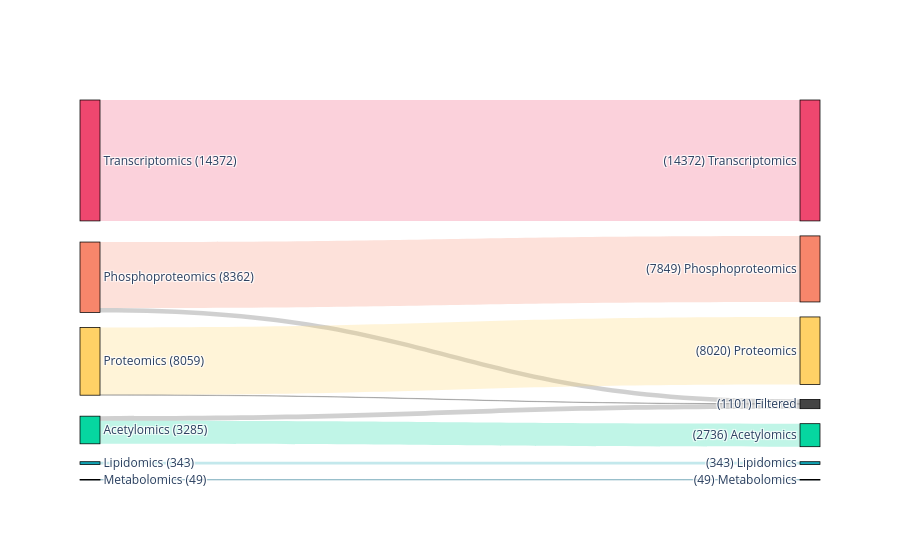

Here is the notebook cell this chart was saved with:
### Markdown cell above
### FLT3-ITDxNPM1

#### Black patients

### Code cell
# select the sample columns
# WT
wt_cols = meta.filter(
    (pl.col("Race") == "Black")
    & ~pl.col("NPM1")
    & ~pl.col("FLT3_ITD")
)["Sample"].to_list()
print(f"{wt_cols=}")
# NPM1
mut_cols = meta.filter(
    (pl.col("Race") == "Black")
    & pl.col("NPM1")
    & pl.col("FLT3_ITD")
)["Sample"].to_list()
print(f"{mut_cols=}")

# save the sample columns
with open(os.path.join(CACHE_DIR, "B_FLT3-ITDxNPM1-WT_cols.pkl"), "wb") as pf:
    pickle.dump((wt_cols, mut_cols), pf)

# subset the omics data
subset = select_subset(combined, wt_cols, mut_cols)

# save the subset to file
subset.write_ipc(os.path.join(CACHE_DIR, "B_FLT3-ITDxNPM1-WT.arrow"))

# display
display(subset)

# report on the number of features in each block
subset.group_by("Block").len().sort("len", descending=True)

# plot feature counts before/after subsetting
plot_filtered_feature_counts(
    combined,
    subset,
    figname=os.path.join(FIGURE_DIR, "block-feature-counts_B_FLT3-ITDxNPM1-WT.png")
)

### Figure 1 — Plotly figure (JSON) as saved in the notebook; plotly's stock layout.template omitted (floating-point values rounded to 4 significant figures)
{"data": [{"arrangement": "freeform", "link": {"color": ["rgba(239, 71, 111, 0.25)", "rgba(68, 68, 68, 0.25)", "rgba(247, 134, 107, 0.25)", "rgba(68, 68, 68, 0.25)", "rgba(255, 209, 102, 0.25)", "rgba(68, 68, 68, 0.25)", "rgba(6, 214, 160, 0.25)", "rgba(68, 68, 68, 0.25)", "rgba(17, 162, 178, 0.25)", "rgba(68, 68, 68, 0.25)", "rgba(11, 101, 132, 0.25)", "rgba(68, 68, 68, 0.25)"], "source": [0, 0, 2, 2, 4, 4, 6, 6, 8, 8, 10, 10], "target": [1, 12, 3, 12, 5, 12, 7, 12, 9, 12, 11, 12], "value": [14372, 0, 7849, 513, 8020, 39, 2736, 549, 343, 0, 49, 0]}, "node": {"color": ["#EF476F", "#EF476F", "#F7866B", "#F7866B", "#FFD166", "#FFD166", "#06D6A0", "#06D6A0", "#11A2B2", "#11A2B2", "#0B6584", "#0B6584", "#444444"], "label": ["Transcriptomics (14372)", "(14372) Transcriptomics", "Phosphoproteomics (8362)", "(7849) Phosphoproteomics", "Proteomics (8059)", "(8020) Proteomics", "Acetylomics (3285)", "(2736) Acetylomics", "Lipidomics (343)", "(343) Lipidomics", "Metabolomics (49)", "(49) Metabolomics", "(1101) Filtered"], "line": {"color": "black", "width": 0.75}, "pad": 15, "thickness": 20}, "type": "sankey"}], "layout": {}}
